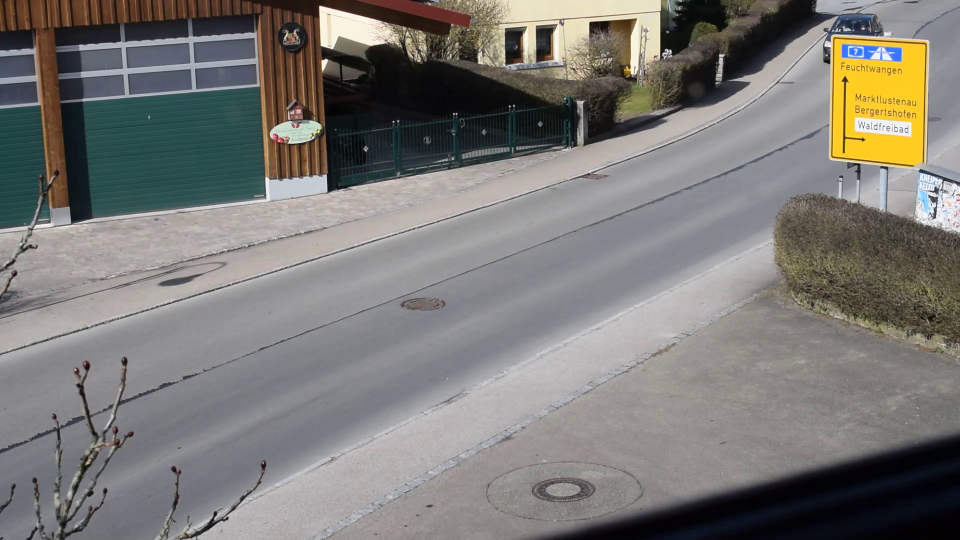
#> input picture frame 20 of Python/Monitoring_1/test.mp4, 1920 x 1080 px, given in place of car_bridge.mp4, which was not available (shown at 1/2 size)
$ python traffic_detection.py
#> lines starting #> are read from the running program, lines starting #| are printed output that depends on the picture; after the words box and inside, x2 and y2 are one past the last pixel; in counts of white or black regions, pixels touching at a corner belong together; pictures that were not available may be replaced by others from this repository, and a replacement may not be noted
import cv2
import numpy as np

capture = cv2.VideoCapture("car_bridge.mp4")
objectDetector = cv2.createBackgroundSubtractorMOG2(history=500, varThreshold=400, detectShadows=True)
kernel = np.ones((5, 5), np.uint8)
counter = 0

while True:
    _, frame = capture.read()
#> frame is the input picture: shape (1080, 1920, 3); mean B, G, R 117.7, 121.2, 123.3
    regionOfInterest = frame[180:, 250:1100]  # height and width
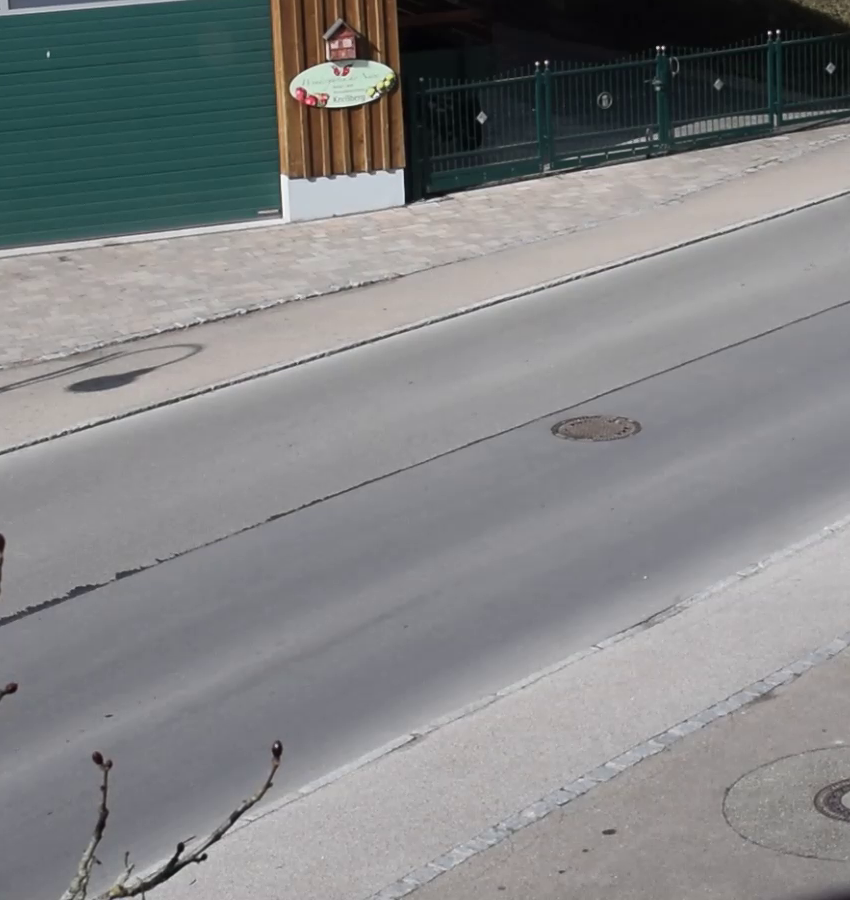
#> regionOfInterest: shape (900, 850, 3); mean B, G, R 132.7, 131.6, 130.4
    mask = objectDetector.apply(regionOfInterest)
#> mask: shape (900, 850); every value is 127
    _, mask = cv2.threshold(mask, 254, 255, cv2.THRESH_BINARY)  # remove grey elements from mask, like shadows
#> mask: shape (900, 850); every value is 0
    dilated = cv2.dilate(mask, kernel, iterations=7)

    contours, _ = cv2.findContours(dilated, cv2.RETR_TREE, cv2.CHAIN_APPROX_NONE)
#> contours = []
    for i in range(len(contours)):
        hull = cv2.convexHull(contours[i])
        cv2.drawContours(mask, [hull], -1, (255, 0, 0), -1)
#> this loop made 0 passes

    contours2Iteration, _ = cv2.findContours(mask, cv2.RETR_TREE, cv2.CHAIN_APPROX_NONE)  # get the new contours after blur
#> contours2Iteration = []
    for i in range(len(contours2Iteration)):
        hull = cv2.convexHull(contours2Iteration[i])
        cv2.drawContours(mask, [hull], -1, (255, 0, 0), -1)

    cv2.line(regionOfInterest, (0, 200), (1100, 200), (0, 0, 255), 2)
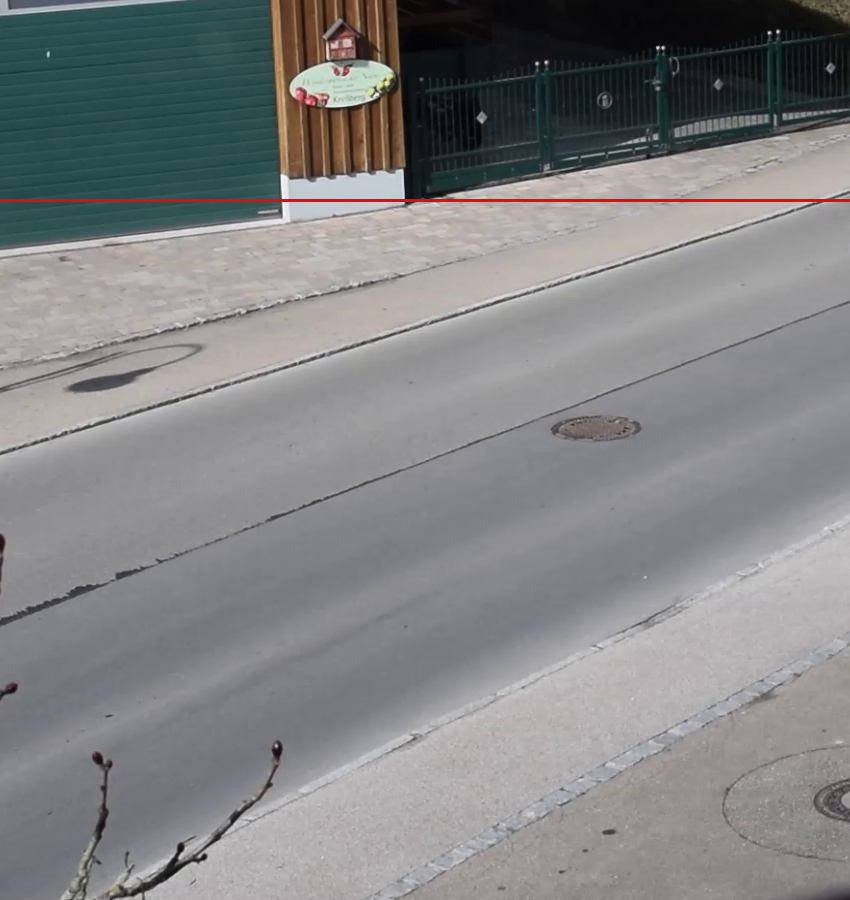
#> regionOfInterest: shape (900, 850, 3); 0.33% of pixels changed, all inside (x1, y1, x2, y2) = (0, 199, 850, 202)

    contours3Iteration, _ = cv2.findContours(mask, cv2.RETR_TREE, cv2.CHAIN_APPROX_NONE)  # get the new contours for detection
#> contours3Iteration = []
    for cnt in contours3Iteration:
        (x, y, w, h) = cv2.boundingRect(cnt)

        if w > 20 and h > 20:
            cv2.rectangle(mask, (x, y), (x+w, y+h), (255, 0, 0), 1)

            x1 = w / 2
            y1 = h / 2

            cx = x + x1
            cy = y + y1

            centroid = (cx, cy)
            cv2.circle(regionOfInterest, (int(cx), int(cy)), 10, (0, 0, 255), -1)
            if centroid > (27, 38) and centroid < (134, 108):
                counter += 1
                # https://www.semicolonworld.com/question/54759/counting-cars-opencv-python-issue

            cv2.putText(mask, str(counter), (x, y - 5), cv2.FONT_HERSHEY_SIMPLEX, 0.5, (255, 0, 255), 2)
#> after the loop, counter = 0

    cv2.imshow("roi", regionOfInterest)
    cv2.imshow("mask", mask)
    #cv2.imshow("tt", dilated)
    key = cv2.waitKey(30)
#> (key Esc is pressed here)
    if key == 27:
        break

capture.release()
cv2.destroyAllWindows()

$ run again, starting later in the video
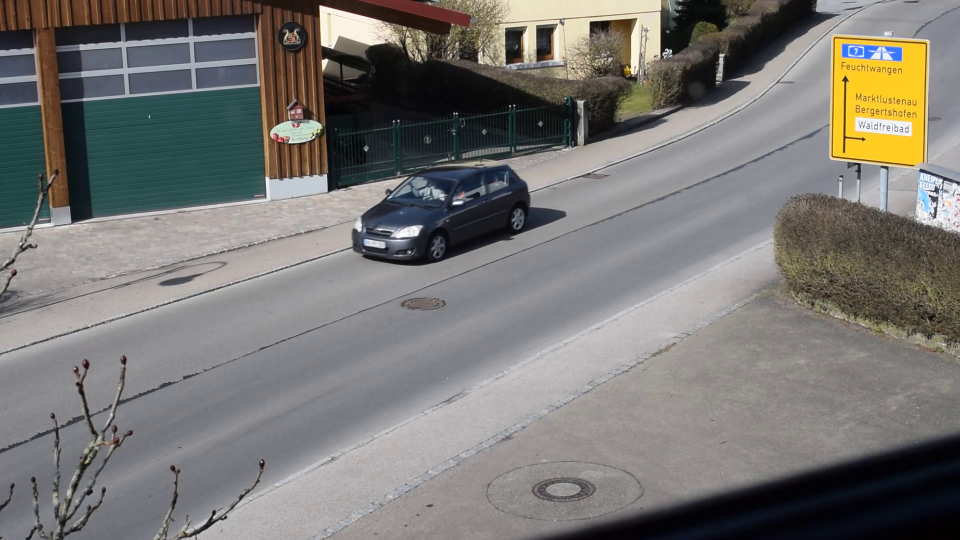
#> input picture frame 93 of Python/Monitoring_1/test.mp4, 1920 x 1080 px, given in place of car_bridge.mp4, which was not available (shown at 1/2 size)
#> frame is the input picture: shape (1080, 1920, 3); mean B, G, R 115.1, 118.3, 120.3
#> `regionOfInterest = frame[180:, 250:1100]`:
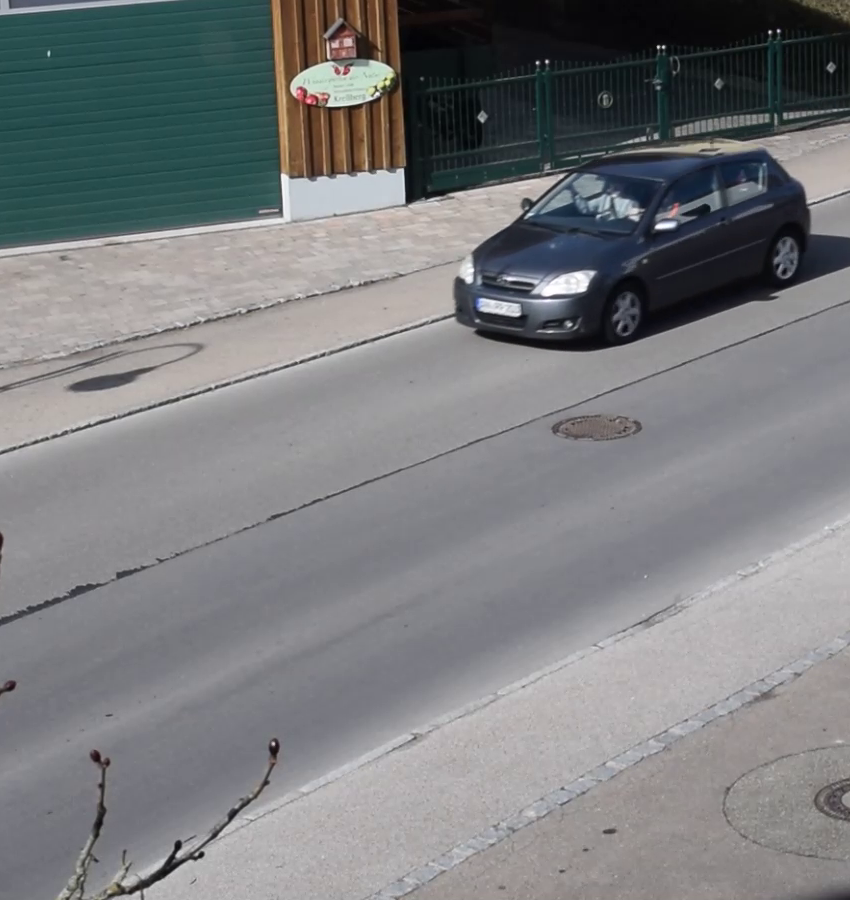
#> regionOfInterest: shape (900, 850, 3); mean B, G, R 125.8, 123.8, 122.1
#> contours = []
#> `cv2.line(regionOfInterest, (0, 200), (1100, 200), (0, 0, 255), 2)`:
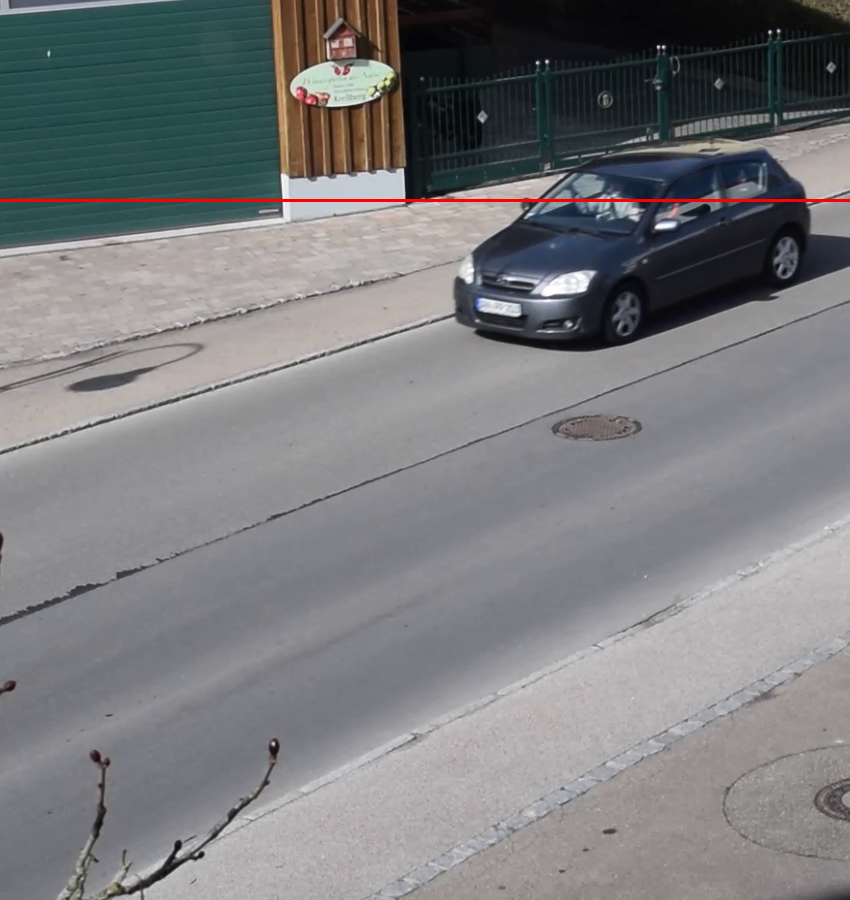
#> regionOfInterest: shape (900, 850, 3); 0.33% of pixels changed, all inside (x1, y1, x2, y2) = (0, 199, 850, 202)
#> after the loop `for cnt in contours3Iteration:`: counter = 0

$ run again, starting later in the video
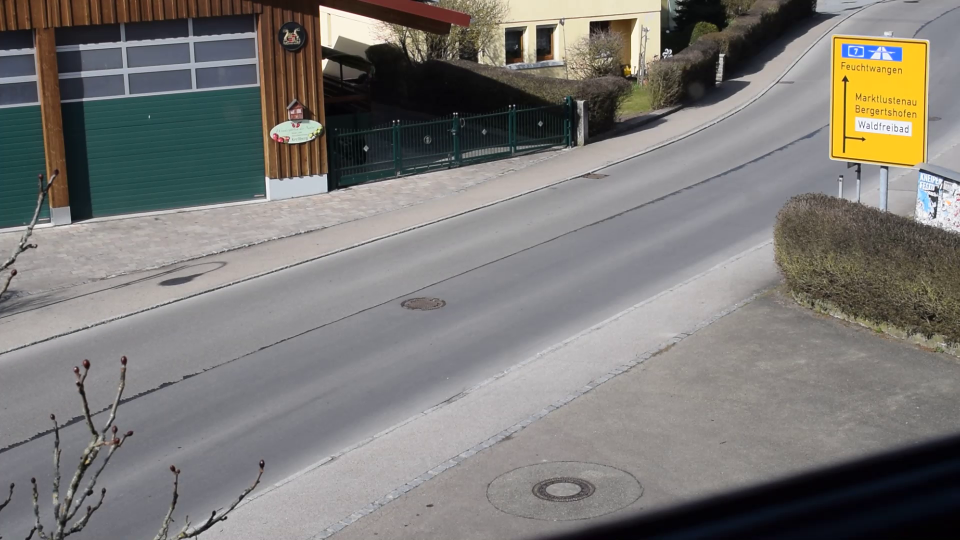
#> input picture frame 165 of Python/Monitoring_1/test.mp4, 1920 x 1080 px, given in place of car_bridge.mp4, which was not available (shown at 1/2 size)
#> frame is the input picture: shape (1080, 1920, 3); mean B, G, R 117.5, 121, 123.3
#> `regionOfInterest = frame[180:, 250:1100]`:
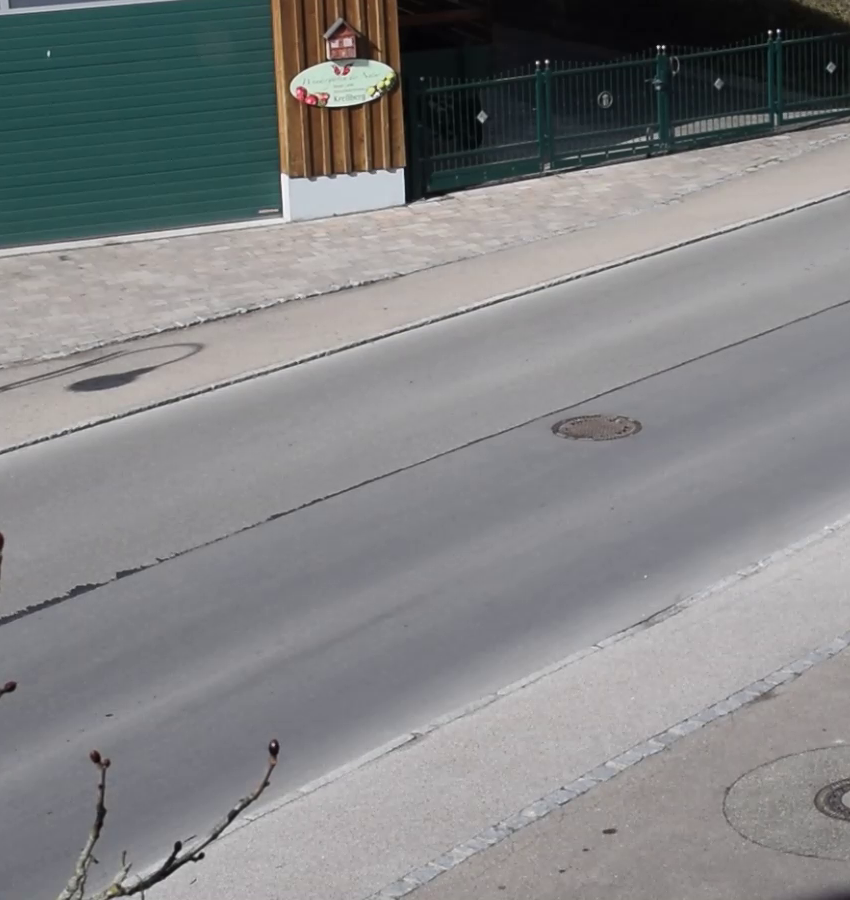
#> regionOfInterest: shape (900, 850, 3); mean B, G, R 132.4, 131.3, 130.2
#> contours = []
#> `cv2.line(regionOfInterest, (0, 200), (1100, 200), (0, 0, 255), 2)`:
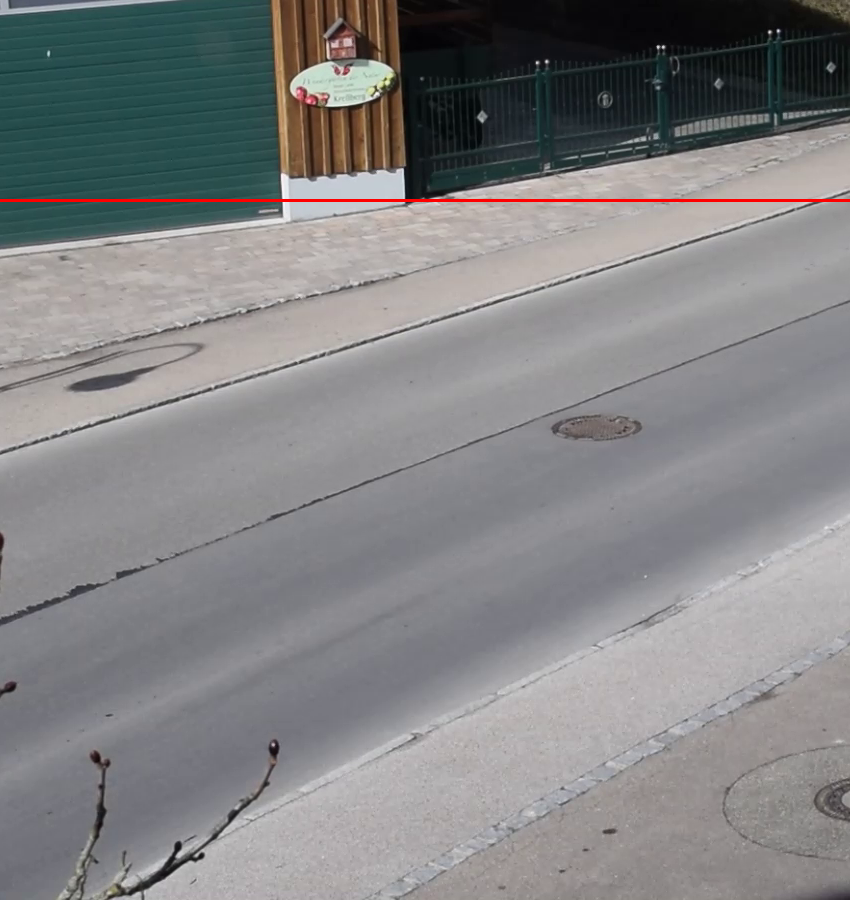
#> regionOfInterest: shape (900, 850, 3); 0.33% of pixels changed, all inside (x1, y1, x2, y2) = (0, 199, 850, 202)
#> after the loop `for cnt in contours3Iteration:`: counter = 0
